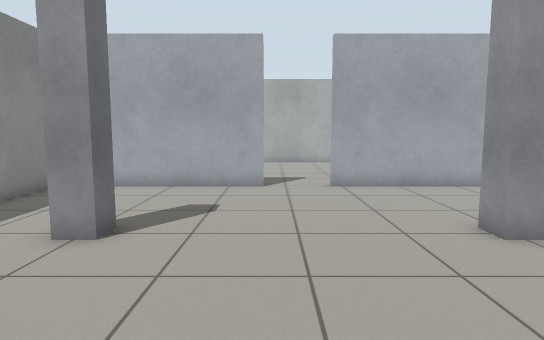
View 1 (above)

16 first-person views from a walk through a Gazebo world. The camera is 0.94 m above the floor, tilts 6° down and sees 75° across. The floor is counted in squares, 0.5 m on a side. Each view is taken from the middle of a square. On the plan, view 1 faces up. The plan holds only what a view shows up to about 18 squares ahead; the rest is blank.

View 2
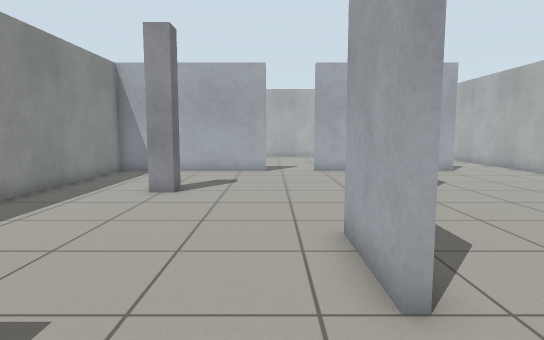

View 3
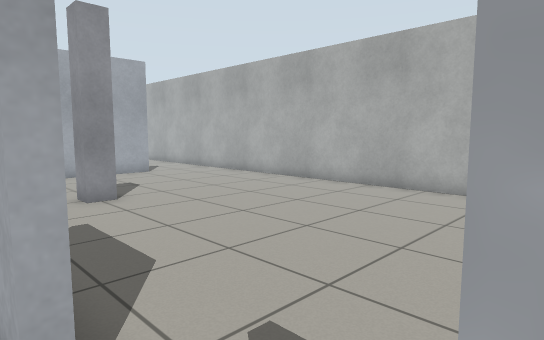

View 4
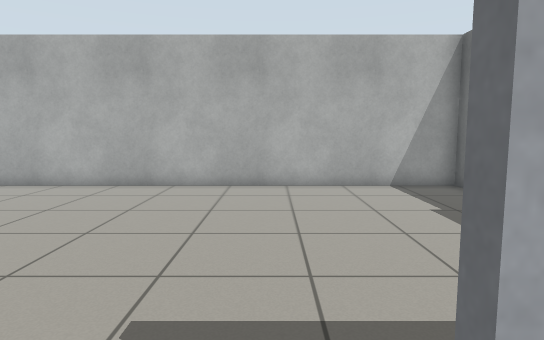

View 5
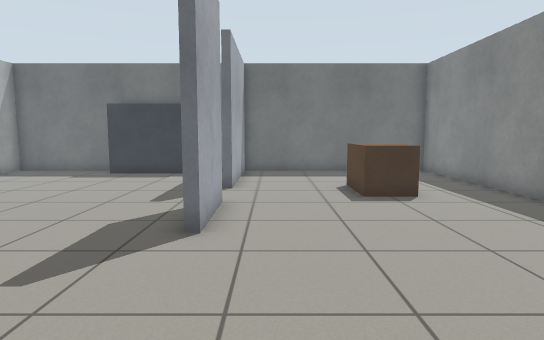

View 6
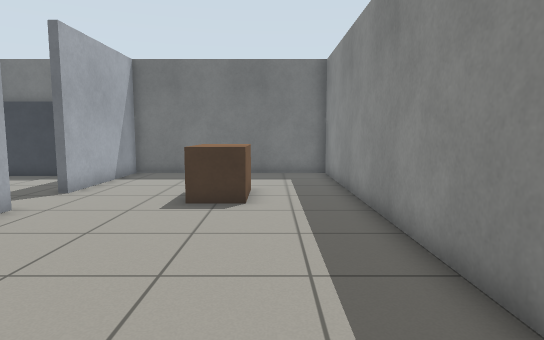

View 7
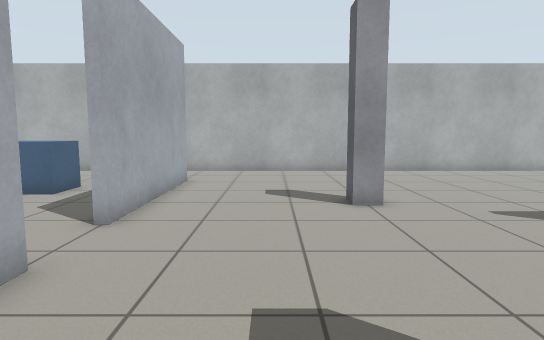

View 8
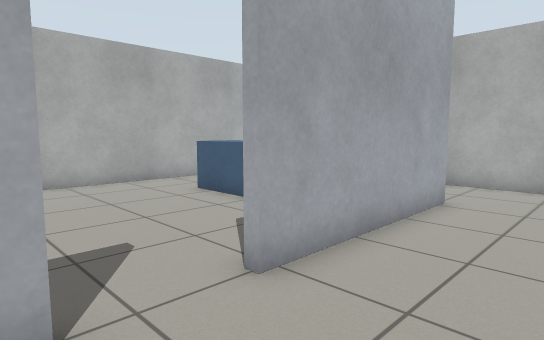

View 9
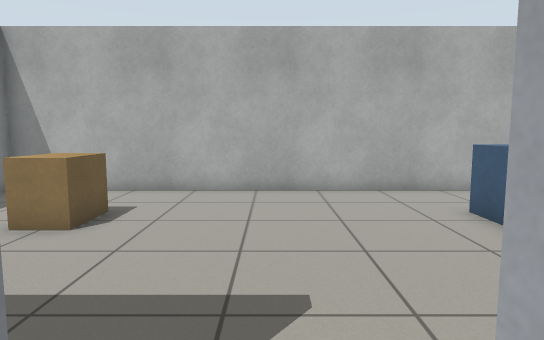

View 10
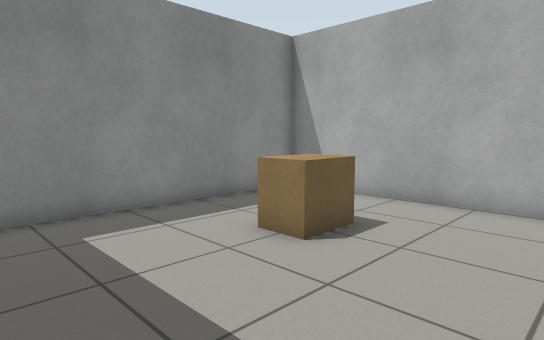

View 11
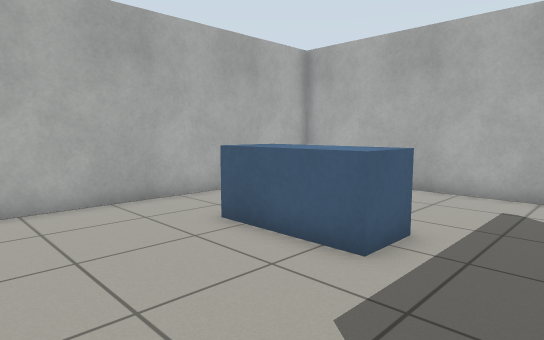

View 12
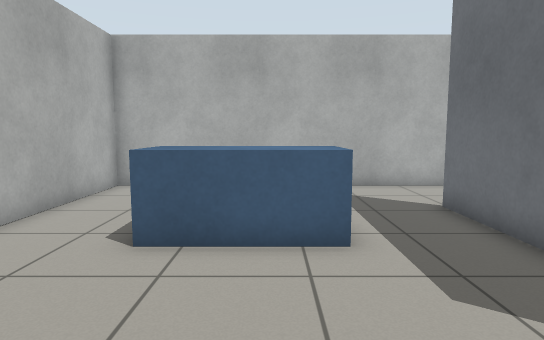

View 13
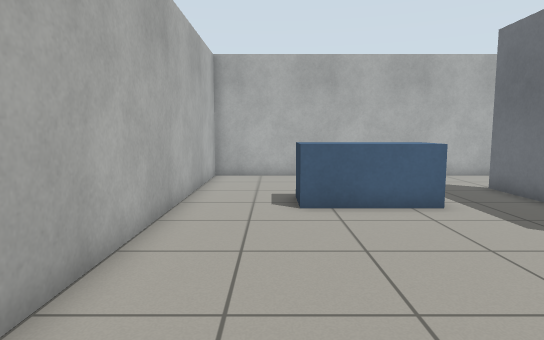

View 14
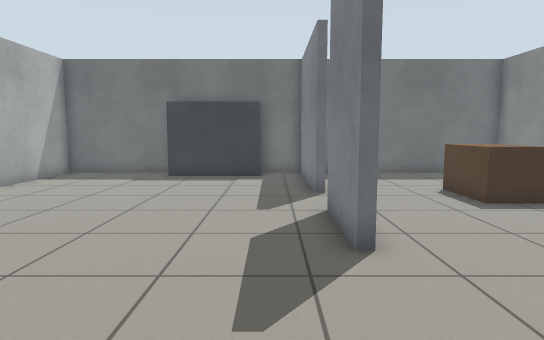

View 15
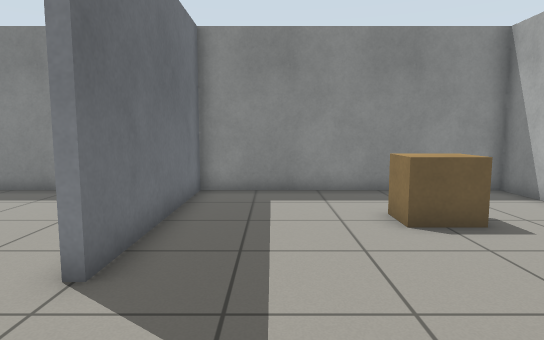

View 16
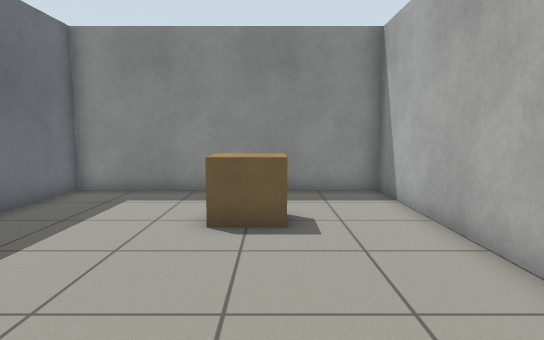

### Floor plan
Points are (right, up) in squares from view 1. A wall is a line through its corners. A room is listed if a view was taken in it or the views show most of it. See-through windows are left out.
Room 1 (views 1, 2, 3, 4, 5, 6, 7, 8, 9, 14)
walls: (1.6, 1.5) (1.6, -1.5) (1.3, -1.5) (1.3, 1.5) (1.6, 1.5); (3.4, -8.3) (7.5, -8.3); (-0.3, 12.7) (-0.3, 12.3) (-7.5, 12.3) (-7.5, -9.5) (1.3, -9.5) (1.3, -3.9) (1.6, -3.9) (1.6, -9.5) (12.5, -9.5) (12.5, 12.5); (9, 12.3) (2.1, 12.3)
ways out: opening at (1, 13) to room 2; opening at (10.5, 13) to room 2
objects: brown box (-4, -4) to (-3, -3); grey post (-4, 6) to (-3, 7); grey post (4, 6) to (5, 7)
Room 2 (views 10, 11, 12, 13, 15, 16)
walls: (2.1, 12.3) (2.1, 12.8); (5.5, 12.7) (9, 12.7); (12.5, 12.5) (12.5, 22.5) (-7.5, 22.5) (-7.5, 12.7) (-0.3, 12.7)
ways out: opening at (1, 13) to room 1; opening at (10.5, 13) to room 1
objects: beige box (-4, 18) to (-3, 19); blue box (6, 16) to (7, 19)

Positions as (right, up) in squares from view 1, and headings:
1: (0, 0), facing up
2: (0, -5), facing up
3: (1, -4), facing up-right
4: (0, -3), facing right
5: (0, 8), facing down
6: (-5, 7), facing down
7: (-5, 9), facing right
8: (-1, 9), facing up-right
9: (1, 11), facing up
10: (1, 13), facing up-left
11: (1, 13), facing up-right
12: (0, 17), facing right
13: (-3, 20), facing right
14: (3, 7), facing down
15: (4, 15), facing left
16: (4, 19), facing left
